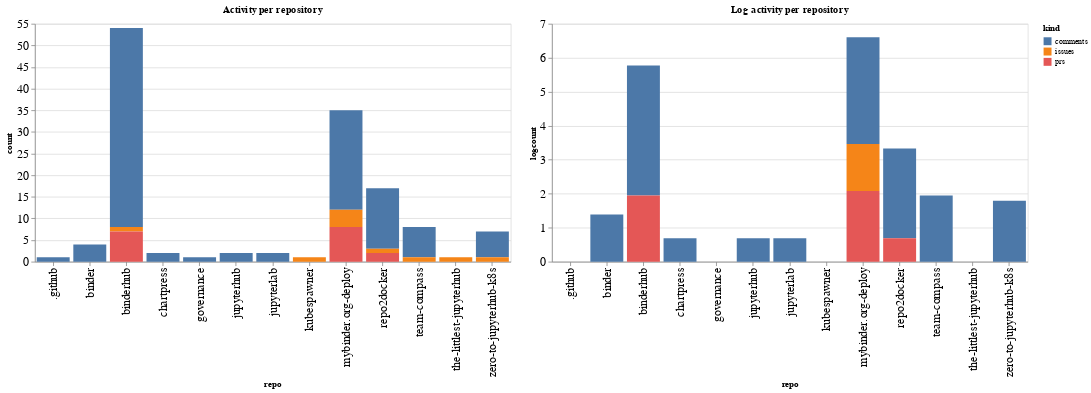

Source (notebook cell):
### Code cell
ch1 = alt.Chart(repo_summaries, width=600, title="Activity per repository").mark_bar().encode(
    x='repo',
    y='count',
    color='kind',
    tooltip="kind"
)

ch2 = alt.Chart(repo_summaries, width=600, title="Log activity per repository").mark_bar().encode(
    x='repo',
    y='logcount',
    color='kind',
    tooltip="kind"
)

ch1 | ch2

### Figure 1 — Vega-Lite specification as saved in the notebook (floating-point values rounded to 4 significant figures)
{"config": {"axisLeft": {"labelFontSize": 15}, "axisBottom": {"labelFontSize": 15}}, "hconcat": [{"mark": "bar", "encoding": {"color": {"type": "nominal", "field": "kind"}, "tooltip": {"type": "nominal", "field": "kind"}, "x": {"type": "nominal", "field": "repo"}, "y": {"type": "quantitative", "field": "count"}}, "title": "Activity per repository", "width": 600}, {"mark": "bar", "encoding": {"color": {"type": "nominal", "field": "kind"}, "tooltip": {"type": "nominal", "field": "kind"}, "x": {"type": "nominal", "field": "repo"}, "y": {"type": "quantitative", "field": "logcount"}}, "title": "Log activity per repository", "width": 600}], "data": {"name": "data-69cf4e18dbab5bc9275ded7632c612df"}, "$schema": "https://vega.github.io/schema/vega-lite/v4.8.1.json", "datasets": {"data-69cf4e18dbab5bc9275ded7632c612df": [{"repo": ".github", "kind": "comments", "count": 1, "logcount": 0.0}, {"repo": "binder", "kind": "comments", "count": 4, "logcount": 1.386}, {"repo": "binderhub", "kind": "comments", "count": 46, "logcount": 3.829}, {"repo": "binderhub", "kind": "issues", "count": 1, "logcount": 0.0}, {"repo": "binderhub", "kind": "prs", "count": 7, "logcount": 1.946}, {"repo": "chartpress", "kind": "comments", "count": 2, "logcount": 0.6931}, {"repo": "governance", "kind": "comments", "count": 1, "logcount": 0.0}, {"repo": "jupyterhub", "kind": "comments", "count": 2, "logcount": 0.6931}, {"repo": "jupyterlab", "kind": "comments", "count": 2, "logcount": 0.6931}, {"repo": "kubespawner", "kind": "issues", "count": 1, "logcount": 0.0}, {"repo": "mybinder.org-deploy", "kind": "comments", "count": 23, "logcount": 3.135}, {"repo": "mybinder.org-deploy", "kind": "issues", "count": 4, "logcount": 1.386}, {"repo": "mybinder.org-deploy", "kind": "prs", "count": 8, "logcount": 2.079}, {"repo": "repo2docker", "kind": "comments", "count": 14, "logcount": 2.639}, {"repo": "repo2docker", "kind": "issues", "count": 1, "logcount": 0.0}, {"repo": "repo2docker", "kind": "prs", "count": 2, "logcount": 0.6931}, {"repo": "team-compass", "kind": "comments", "count": 7, "logcount": 1.946}, {"repo": "team-compass", "kind": "issues", "count": 1, "logcount": 0.0}, {"repo": "the-littlest-jupyterhub", "kind": "issues", "count": 1, "logcount": 0.0}, {"repo": "zero-to-jupyterhub-k8s", "kind": "comments", "count": 6, "logcount": 1.792}, {"repo": "zero-to-jupyterhub-k8s", "kind": "issues", "count": 1, "logcount": 0.0}]}}
